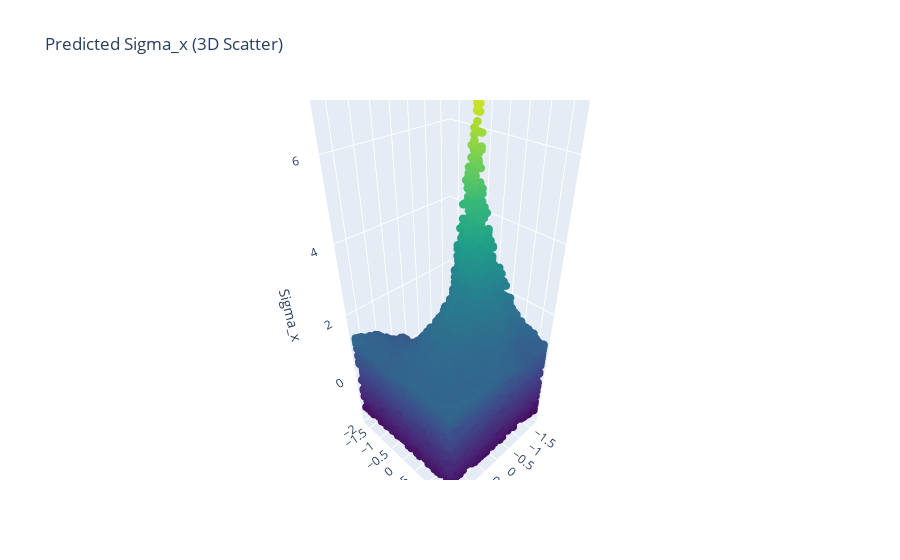

The cell this chart's notebook holds for it:
### Code cell
fig = go.Figure(data=[
    go.Scatter3d(
        x=X_test[:, 0], y=X_test[:, 1], z=y_pred[:, 0],
        mode='markers',
        marker=dict(size=3, color=y_pred[:, 0], colorscale='Viridis')
    )
])
fig.update_layout(
    title='Predicted Sigma_x (3D Scatter)',
    scene=dict(
        xaxis_title='x',
        yaxis_title='y',
        zaxis_title='Sigma_x'
    )
)
fig.show()

### Figure 1 — Plotly figure (JSON) as saved in the notebook; plotly's stock layout.template omitted (floating-point values rounded to 4 significant figures; data arrays with more than 128 entries replaced by an {"elided": "..."} marker saying what was removed)
{"data": [{"marker": {"color": {"elided": "21635 float values"}, "colorscale": [[0, "#440154"], [0.1111, "#482878"], [0.2222, "#3e4989"], [0.3333, "#31688e"], [0.4444, "#26828e"], [0.5556, "#1f9e89"], [0.6667, "#35b779"], [0.7778, "#6ece58"], [0.8889, "#b5de2b"], [1, "#fde725"]], "size": 3}, "mode": "markers", "type": "scatter3d", "x": {"elided": "21635 float values"}, "y": {"elided": "21635 float values"}, "z": {"elided": "21635 float values"}}], "layout": {"scene": {"xaxis": {"title": {"text": "x"}}, "yaxis": {"title": {"text": "y"}}, "zaxis": {"title": {"text": "Sigma_x"}}}, "title": {"text": "Predicted Sigma_x (3D Scatter)"}}}
